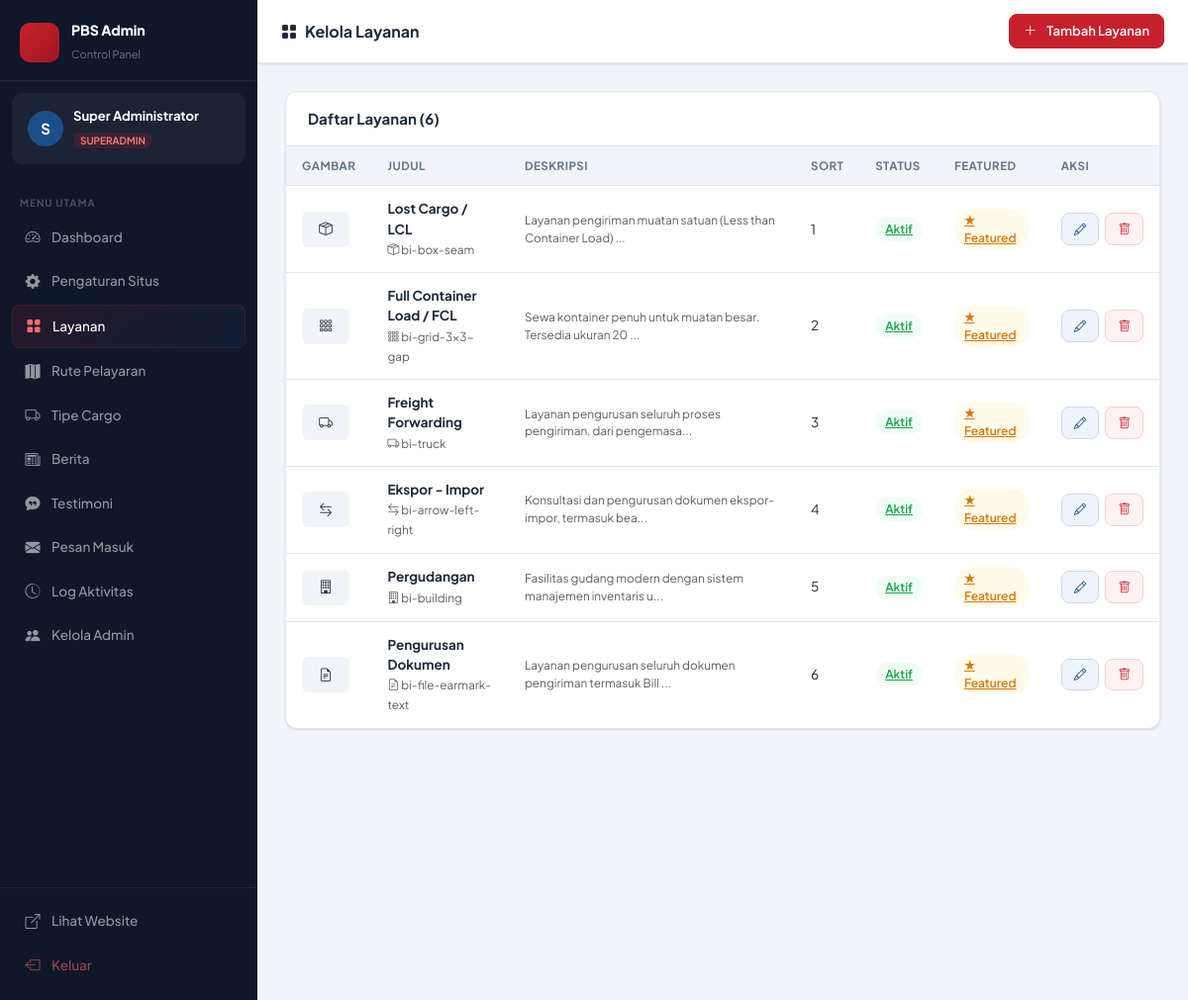
Before: /admin/services.php (signed in) with the older database file.
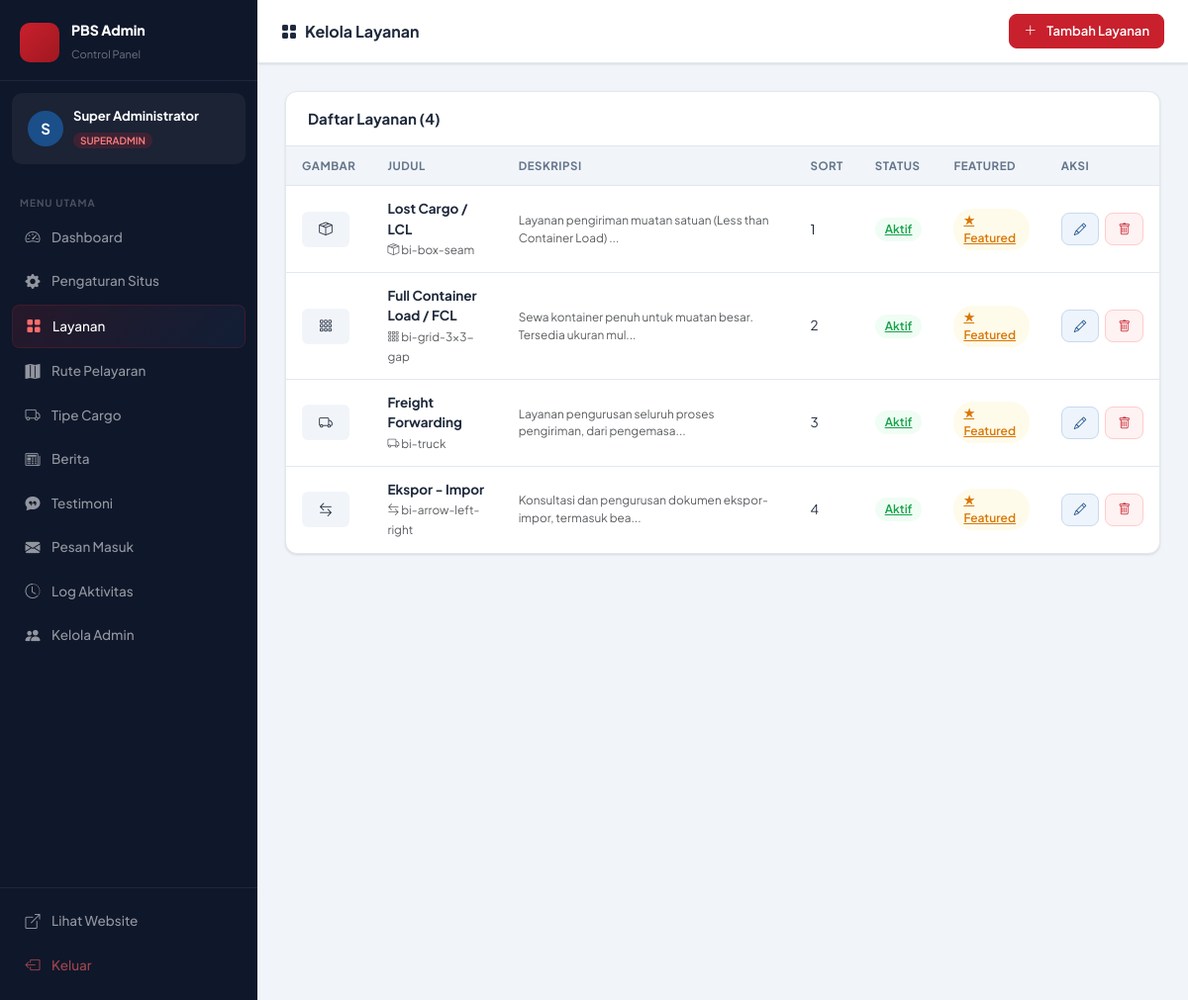
After: the same page with the newer database file.
### tables this page shows
CREATE TABLE `services`  (
  `id` int NOT NULL AUTO_INCREMENT,
  `title` varchar(200) NOT NULL,
  `slug` varchar(200) NOT NULL,
  `icon` varchar(100) NULL DEFAULT 'bi-box-seam',
  `image` varchar(255) NULL DEFAULT NULL,
  `short_desc` text NULL,
  `full_desc` longtext NULL,
  `features` text NULL COMMENT 'JSON array of feature strings',
  `is_featured` tinyint(1) NULL DEFAULT 0,
  `is_active` tinyint(1) NULL DEFAULT 1,
  `sort_order` int NULL DEFAULT 0,
  `created_at` timestamp NOT NULL DEFAULT current_timestamp,
  `updated_at` timestamp NOT NULL DEFAULT current_timestamp ON UPDATE CURRENT_TIMESTAMP,
  PRIMARY KEY (`id`) USING BTREE,
  UNIQUE INDEX `slug`(`slug` ASC) USING BTREE
);

### includes/functions.php (called while the page is built, shortened)
<?php
function truncate(string $text, int $length = 120): string {
    $text = strip_tags($text);
    return mb_substr($text, 0, $length) . '...';
}

### admin/services.php (the view, shortened to what the changed rows need)
<?php
require_once dirname(__DIR__) . '/includes/functions.php';
$pdo = getPDO();
$services = $pdo->query("SELECT * FROM services ORDER BY sort_order ASC, id ASC")->fetchAll();
?>
<!DOCTYPE html>
<html lang="id">
<head>
    <link rel="stylesheet" href="https://cdn.jsdelivr.net/npm/bootstrap@5.3.3/dist/css/bootstrap.min.css">
    <link rel="stylesheet" href="https://cdn.jsdelivr.net/npm/bootstrap-icons@1.11.3/font/bootstrap-icons.min.css">
    <link rel="stylesheet" href="<?= BASE_URL ?>/admin/assets/admin.css">
</head>
<body>
<div class="adm-layout">
    <?php include __DIR__ . '/includes/sidebar.php'; ?>
    <div class="adm-main">
        <div class="adm-content">
            <div class="adm-card">
                <div class="adm-card-header"><h5>Daftar Layanan (<?= count($services) ?>)</h5></div>
                <?php if (empty($services)): ?>
                <div class="empty-state"><i class="bi bi-grid"></i><p>Belum ada layanan. Klik "+ Tambah Layanan".</p></div>
                <?php else: ?>
                <div class="table-responsive">
                    <table class="adm-table">
                        <thead><tr><th>Gambar</th><th>Judul</th><th>Deskripsi</th><th>Sort</th><th>Status</th><th>Featured</th><th>Aksi</th></tr></thead>
                        <tbody>
                        <?php foreach ($services as $svc): ?>
                        <tr>
                            <td class="nowrap"><?php if (!empty($svc['image'])): ?><img src="<?= uploadUrl($svc['image']) ?>" class="thumb"><?php else: ?><div style="width:48px;height:36px;background:#f1f5f9;border-radius:6px;display:flex;align-items:center;justify-content:center;"><i class="bi <?= htmlspecialchars($svc['icon']) ?>"></i></div><?php endif; ?></td>
                            <td class="nowrap"><strong><?= htmlspecialchars($svc['title']) ?></strong><br><small class="text-muted"><i class="bi <?= htmlspecialchars($svc['icon']) ?>"></i> <?= htmlspecialchars($svc['icon']) ?></small></td>
                            <td class="text-muted small" style="min-width: 250px;"><?= htmlspecialchars(truncate($svc['short_desc'], 60)) ?></td>
                            <td class="nowrap"><?= $svc['sort_order'] ?></td>
                            <td class="nowrap"><a href="?toggle=<?= $svc['id'] ?>" class="adm-badge <?= $svc['is_active'] ? 'green' : 'gray' ?>"><?= $svc['is_active'] ? 'Aktif' : 'Nonaktif' ?></a></td>
                            <td class="nowrap"><a href="?featured=<?= $svc['id'] ?>" class="adm-badge <?= $svc['is_featured'] ? 'yellow' : 'gray' ?>"><?= $svc['is_featured'] ? '★ Featured' : 'Biasa' ?></a></td>
                            <td class="nowrap">
                                <div class="action-btns">
                                    <a href="?edit=<?= $svc['id'] ?>" class="btn-adm edit" onclick="openModal(<?= htmlspecialchars(json_encode($svc)) ?>);return false;"><i class="bi bi-pencil"></i></a>
                                    <a href="?delete=<?= $svc['id'] ?>" class="btn-adm del" onclick="return confirm('Hapus layanan ini?')"><i class="bi bi-trash"></i></a>
                                </div>
                            </td>
                        </tr>
                        <?php endforeach; ?>
                        </tbody>
                    </table>
                </div>
                <?php endif; ?>
            </div>
        </div>
    </div>
</div>
</body>
</html>

### admin/includes/sidebar.php (shortened to what the changed rows need)
<?php
$admin = currentAdmin();
$currentFile = basename($_SERVER['PHP_SELF'], '.php');
$menus = [
    ['file' => 'dashboard',    'icon' => 'bi-speedometer2',    'label' => 'Dashboard'],
    ['file' => 'settings',     'icon' => 'bi-gear-fill',       'label' => 'Pengaturan Situs'],
    ['file' => 'services',     'icon' => 'bi-grid-fill',       'label' => 'Layanan'],
    ['file' => 'routes',       'icon' => 'bi-map-fill',        'label' => 'Rute Pelayaran'],
    ['file' => 'cargo_types', 'icon' => 'bi bi-truck',        'label' => 'Tipe Cargo'],
    ['file' => 'news',         'icon' => 'bi-newspaper',       'label' => 'Berita'],
    ['file' => 'testimonials', 'icon' => 'bi-chat-quote-fill', 'label' => 'Testimoni'],
    ['file' => 'messages',     'icon' => 'bi-envelope-fill',   'label' => 'Pesan Masuk'],
];
if ($admin['role'] === 'superadmin') {
    $menus[] = [
        'file' => 'activity_log',
        'icon' => 'bi-clock-history',
        'label' => 'Log Aktivitas'
    ];
    $menus[] = [
        'file' => 'admins',
        'icon' => 'bi-people-fill',
        'label' => 'Kelola Admin'
    ];
}
?>
<div class="pbs-sidebar" id="pbsSidebar">
    <nav class="sidebar-nav">
        <?php foreach ($menus as $m): ?>
        <a href="<?= BASE_URL ?>/admin/<?= $m['file'] ?>.php"
           class="sidebar-nav-item <?= $currentFile === $m['file'] ? 'active' : '' ?>">
            <i class="bi <?= $m['icon'] ?>"></i>
            <span><?= $m['label'] ?></span>
        </a>
        <?php endforeach; ?>
    </nav>
</div>

Changed rows visible on the page:
removed services: title "Pergudangan", icon "bi-building", short_desc "Fasilitas gudang modern dengan sistem manajemen inventaris u...", sort_order "5", is_active "Aktif", is_featured "★ Featured"
removed services: title "Pengurusan Dokumen", icon "bi-file-earmark-text", short_desc "Layanan pengurusan seluruh dokumen pengiriman termasuk Bill ...", sort_order "6", is_active "Aktif", is_featured "★ Featured"
changed services "Full Container Load / FCL": short_desc "Sewa kontainer penuh untuk muatan besar. Tersedia ukuran 20 ..." → "Sewa kontainer penuh untuk muatan besar. Tersedia ukuran mul..."
Other visible differences:
count($services): "6" → "4"
